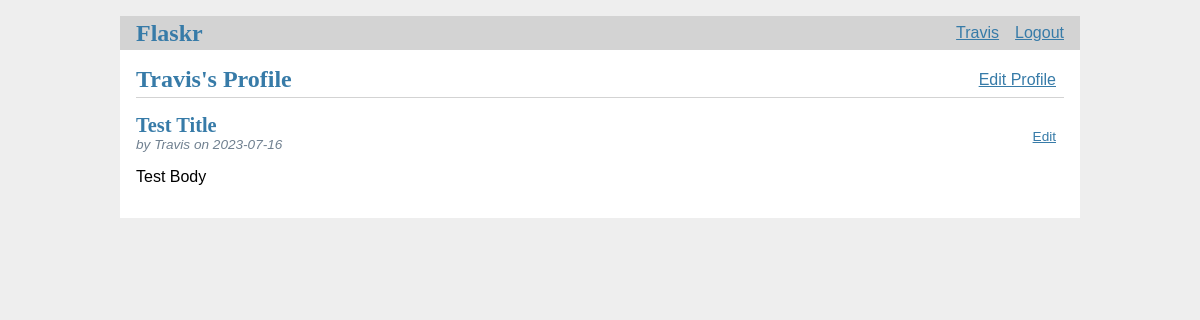
The page /profile/ (signed in) on the database its author committed.
### tables this page shows
CREATE TABLE user (
  id INTEGER PRIMARY KEY AUTOINCREMENT,
  username TEXT UNIQUE NOT NULL,
  password TEXT NOT NULL,
  mode BIT 
);

CREATE TABLE post (
  id INTEGER PRIMARY KEY AUTOINCREMENT,
  author_id INTEGER NOT NULL,
  created TIMESTAMP NOT NULL DEFAULT CURRENT_TIMESTAMP,
  title TEXT NOT NULL,
  body TEXT NOT NULL,
  FOREIGN KEY (author_id) REFERENCES user (id)
);

### flaskr/profile.py (the view)
@bp.route('/')
def index():
    db = get_db()
    posts = db.execute(
        'SELECT p.id, title, body, created, author_id, username'
        ' From post p JOIN user u ON p.author_id = u.id'
        f' WHERE author_id = {g.user["id"]}'
        ' ORDER BY created DESC'
    ).fetchall()
    return render_template('profile/index.html', user_posts=posts)

### flaskr/auth.py (called while the page is built)
@bp.before_app_request
def load_logged_in_user():
    user_id = session.get('user_id')
    if user_id is None:
        g.user = None
    else:
        g.user = get_db().execute(
            'SELECT * FROM user WHERE id = ?', (user_id,)
        ).fetchone()

### flaskr/db.py (called while the page is built)
def get_db():
    if 'db' not in g:
        g.db = sqlite3.connect(
            current_app.config['DATABASE'],
            detect_types=sqlite3.PARSE_DECLTYPES
        )
        g.db.row_factory = sqlite3.Row
    return g.db

### flaskr/templates/profile/index.html (shortened to what this page needs)
{% extends 'base.html' %}
{% block header %}
  <h1>{% block title %}{{g.user['username']}}'s Profile{% endblock %}</h1>
  <a class="action" href="{{ url_for('profile.update') }}">Edit Profile</a>
{% endblock %}
{% block content %}
  {% for post in user_posts %}
    <article class="post">
        <header>
            <div>
                <h1>{{ post['title'] }}</h1>
                <div class="about">by {{ post['username'] }} on {{ post['created'].strftime('%Y-%m-%d') }}</div>
            </div>
            {% if g.user['id'] == post['author_id'] %}
                <a class="action" href="{{ url_for('blog.update', id=post['id']) }}">Edit</a>
            {% endif %}
        </header>
        <p class="body">{{ post['body'] }}</p>
    </article>
  {% endfor %}
{% endblock %}

### flaskr/templates/base.html (shortened to what this page needs)
<!DOCTYPE html>
{% if g.user %}
    {% if g.user['mode'] %}
        <link rel="stylesheet" href="{{ url_for('static', filename='styleDark.css') }}">
    {% else %}
        <link rel="stylesheet" href="{{ url_for('static', filename='styleLight.css') }}">
    {% endif %}
{% else %}
    <link rel="stylesheet" href="{{ url_for('static', filename='styleLight.css') }}">
{% endif %}
<nav>
    <h1><a id="title" href="{{ url_for('blog.index' ) }}">Flaskr</a></h1>
    <ul>
        {% if g.user %}
            <li><a href="{{ url_for('profile.index' ) }}">{{g.user['username']}}</a></li>
            <li><a href="{{ url_for('auth.logout' ) }}">Logout</a></li>
        {% else %}
            <li><a href="{{ url_for('auth.register' ) }}">Register</a></li>
            <li><a href="{{ url_for('auth.login' ) }}">Login</a></li>
        {% endif %}
    </ul>
</nav>
<section class="content">
    <header>
        {% block header %}{% endblock %}
    </header>
    {% block content %}{% endblock %}
</section>

### flaskr/static/styleLight.css (style rules this page uses)
h1, h2, h3, h4, h5, h6 { font-family: serif; color: #377ba8; margin: 1rem 0; }
a { color: #377ba8; }
nav { background: lightgray; display: flex; align-items: center; padding: 0 0.5rem; }
nav h1 { flex: auto; margin: 0; }
nav h1 a { text-decoration: none; padding: 0.25rem 0.5rem; }
nav ul { display: flex; list-style: none; margin: 0; padding: 0; }
nav ul li a, nav ul li span, header .action { display: block; padding: 0.5rem; }
.content { padding: 0 1rem 1rem; }
.content > header { border-bottom: 1px solid lightgray; display: flex; align-items: flex-end; }
.content > header h1 { flex: auto; margin: 1rem 0 0.25rem 0; }
.post > header { display: flex; align-items: flex-end; font-size: 0.85em; }
.post > header > div:first-of-type { flex: auto; }
.post > header h1 { font-size: 1.5em; margin-bottom: 0; }
.post .about { color: slategray; font-style: italic; }
.post .body { white-space: pre-line; }
.content:last-child { margin-bottom: 0; }

### rows shown on the page
user: user.username "Travis"
post: title "Test Title", username "Travis", created "2023-07-16", body "Test Body"
